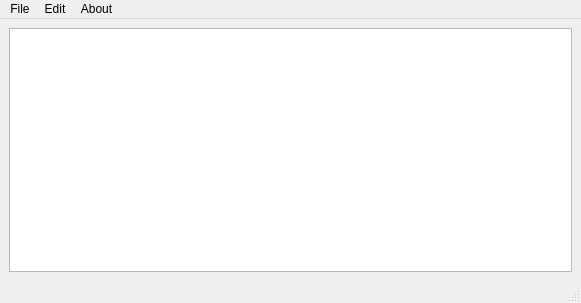
<?xml version="1.0" encoding="UTF-8"?>
<ui version="4.0">
 <class>MainWindow</class>
 <widget class="QMainWindow" name="MainWindow">
  <property name="geometry">
   <rect>
    <x>0</x>
    <y>0</y>
    <width>581</width>
    <height>303</height>
   </rect>
  </property>
  <property name="windowTitle">
   <string>MainWindow</string>
  </property>
  <widget class="QWidget" name="centralwidget">
   <layout class="QHBoxLayout" name="horizontalLayout">
    <item>
     <widget class="QTextEdit" name="textEdit"/>
    </item>
   </layout>
  </widget>
  <widget class="QStatusBar" name="statusbar"/>
  <widget class="QMenuBar" name="menubar">
   <property name="geometry">
    <rect>
     <x>0</x>
     <y>0</y>
     <width>581</width>
     <height>21</height>
    </rect>
   </property>
   <widget class="QMenu" name="menuFile">
    <property name="title">
     <string>File</string>
    </property>
    <addaction name="actionNew"/>
    <addaction name="actionOpen"/>
    <addaction name="separator"/>
    <addaction name="separator"/>
    <addaction name="actionSave"/>
    <addaction name="actionSave_as"/>
   </widget>
   <widget class="QMenu" name="menuEdit">
    <property name="title">
     <string>Edit</string>
    </property>
    <addaction name="actionCut"/>
    <addaction name="actionCopy"/>
    <addaction name="actionPaste"/>
    <addaction name="separator"/>
    <addaction name="separator"/>
    <addaction name="actionRedo"/>
    <addaction name="actionUndo"/>
   </widget>
   <widget class="QMenu" name="menuAbout">
    <property name="title">
     <string>About</string>
    </property>
    <addaction name="actionAbout_NotePad"/>
   </widget>
   <addaction name="menuFile"/>
   <addaction name="menuEdit"/>
   <addaction name="menuAbout"/>
  </widget>
  <action name="actionNew">
   <property name="icon">
    <iconset resource="Resource.qrc">
     <normaloff>:/new/prefix1/img/new.jpg</normaloff>:/new/prefix1/img/new.jpg</iconset>
   </property>
   <property name="text">
    <string>New</string>
   </property>
  </action>
  <action name="actionOpen">
   <property name="icon">
    <iconset resource="Resource.qrc">
     <normaloff>:/new/prefix1/img/open.png</normaloff>:/new/prefix1/img/open.png</iconset>
   </property>
   <property name="text">
    <string>Open</string>
   </property>
  </action>
  <action name="actionSave_as">
   <property name="icon">
    <iconset resource="Resource.qrc">
     <normaloff>:/new/prefix1/img/save_as.jpg</normaloff>:/new/prefix1/img/save_as.jpg</iconset>
   </property>
   <property name="text">
    <string>Save as</string>
   </property>
  </action>
  <action name="actionCut">
   <property name="icon">
    <iconset resource="Resource.qrc">
     <normaloff>:/new/prefix1/img/cut.png</normaloff>:/new/prefix1/img/cut.png</iconset>
   </property>
   <property name="text">
    <string>Cut</string>
   </property>
  </action>
  <action name="actionCopy">
   <property name="icon">
    <iconset resource="Resource.qrc">
     <normaloff>:/new/prefix1/img/copy.jpg</normaloff>:/new/prefix1/img/copy.jpg</iconset>
   </property>
   <property name="text">
    <string>Copy</string>
   </property>
  </action>
  <action name="actionPaste">
   <property name="icon">
    <iconset resource="Resource.qrc">
     <normaloff>:/new/prefix1/img/paste.png</normaloff>:/new/prefix1/img/paste.png</iconset>
   </property>
   <property name="text">
    <string>Paste</string>
   </property>
  </action>
  <action name="actionRedo">
   <property name="icon">
    <iconset resource="Resource.qrc">
     <normaloff>:/new/prefix1/img/redo.jpg</normaloff>:/new/prefix1/img/redo.jpg</iconset>
   </property>
   <property name="text">
    <string>Redo</string>
   </property>
  </action>
  <action name="actionUndo">
   <property name="icon">
    <iconset resource="Resource.qrc">
     <normaloff>:/new/prefix1/img/undo.jpg</normaloff>:/new/prefix1/img/undo.jpg</iconset>
   </property>
   <property name="text">
    <string>Undo</string>
   </property>
  </action>
  <action name="actionAbout_NotePad">
   <property name="icon">
    <iconset resource="Resource.qrc">
     <normaloff>:/new/prefix1/img/about.png</normaloff>:/new/prefix1/img/about.png</iconset>
   </property>
   <property name="text">
    <string>About NotePad</string>
   </property>
  </action>
  <action name="actionSave">
   <property name="icon">
    <iconset resource="Resource.qrc">
     <normaloff>:/new/prefix1/img/save.jpg</normaloff>:/new/prefix1/img/save.jpg</iconset>
   </property>
   <property name="text">
    <string>Save</string>
   </property>
  </action>
 </widget>
 <resources>
  <include location="Resource.qrc"/>
 </resources>
 <connections/>
</ui>
